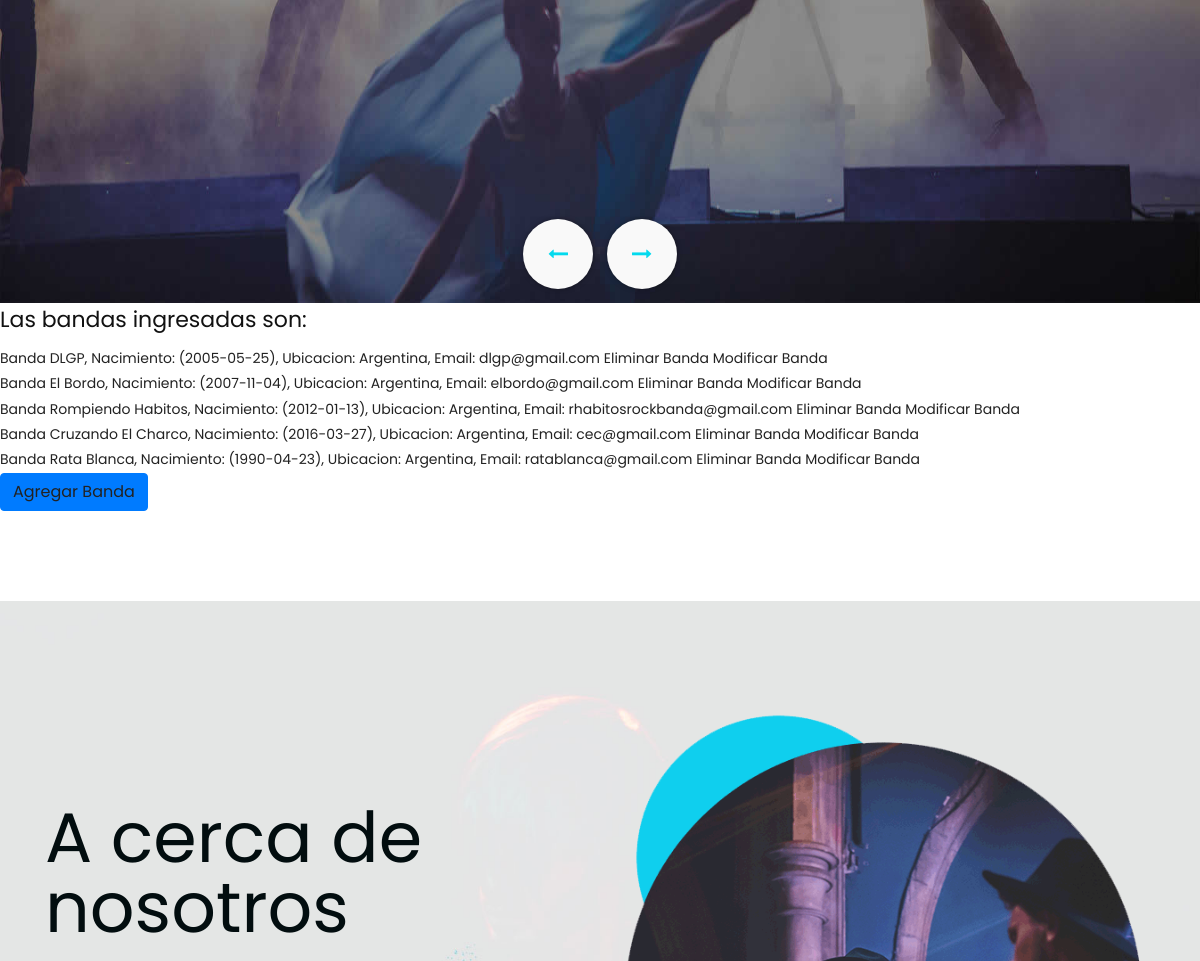
Before: /bandas/ (signed in, middle part) with the older database file.
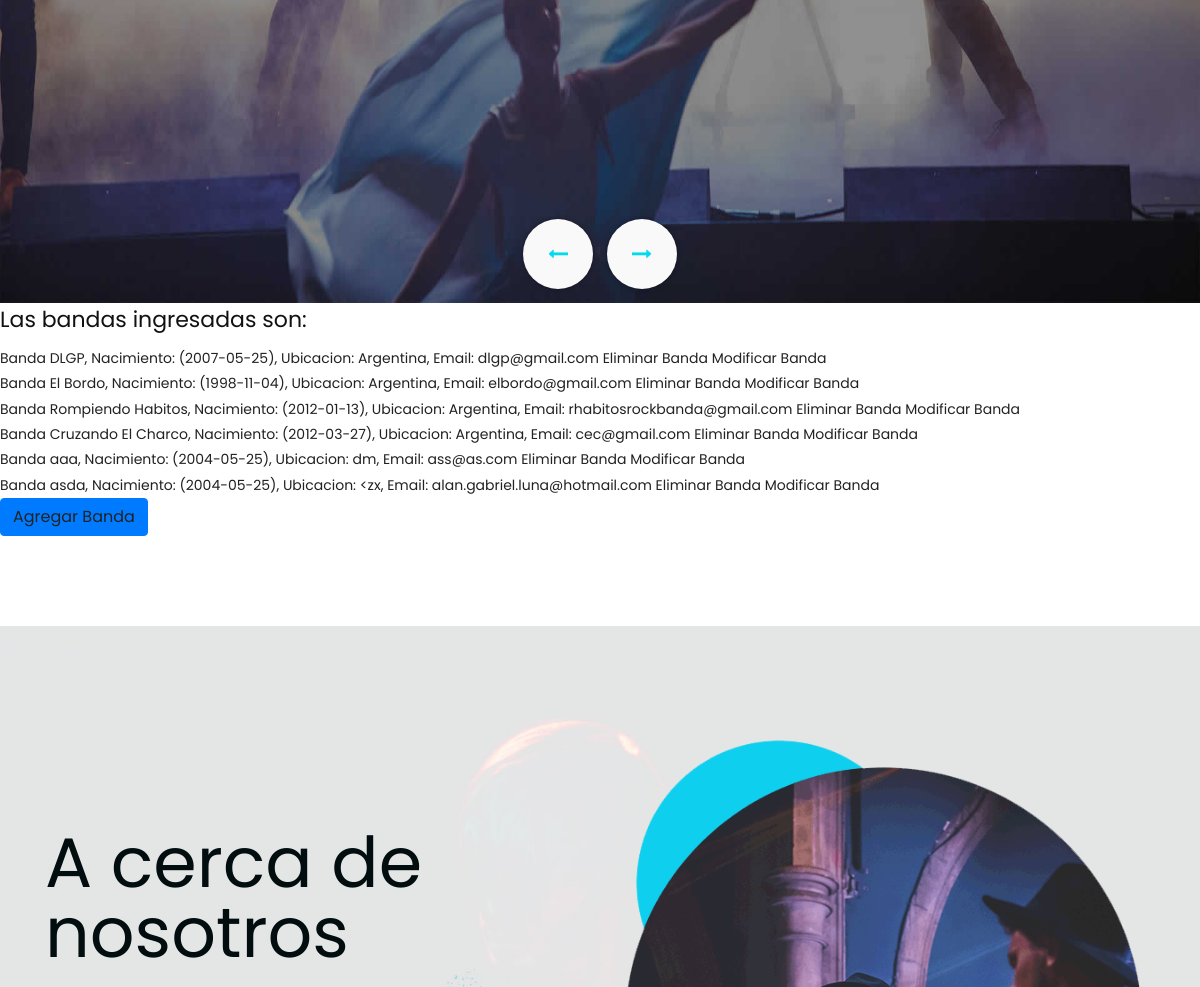
After: the same page with the newer database file.
### AppMusic/models.py (models this page shows)
class Banda(Model):
    Nombre_banda = CharField(max_length=40)
    nacimiento_banda = DateField()
    ubicacion = CharField(max_length=30)
    email = EmailField()
    def __str__(self):
        return f'Banda {self.Nombre_banda}, Nacimiento: ({self.nacimiento_banda}), Ubicacion: {self.ubicacion}, Email: {self.email}'

### AppMusic/views.py (the view)
# urls.py: path('bandas/', BandaListView.as_view(), name = 'bandas'),
class BandaListView(LoginRequiredMixin, ListView):
    model= Banda
    template_name = 'AppMusic/bandas.html'
    context_object_name = 'bandas'

### template/AppMusic/bandas.html (shortened to what this page needs)
{% extends 'AppMusic/padre.html' %}
{% load static %}
{% block contenidoquecambia %}
<h2>Las bandas ingresadas son: </h2>
    {% for banda in bandas %}
      <a href="{% url 'banda_view' banda.id %}">{{ banda }} </a>
      <a href="{% url 'banda_delete' banda.id %}"> Eliminar Banda</a>
      <a href="{% url 'banda_update' banda.id %}"> Modificar Banda</a>
    <br>
          {% endfor %}
<li class="btn btn-primary"> <a href="{% url 'banda_formulario' %}">Agregar Banda</a> </li>
         {% endblock %}

### template/AppMusic/padre.html (shortened to what this page needs)
<!DOCTYPE html>
<html lang="en">
<head>
    {% load static %}
  <link rel="stylesheet" href="{% static 'AppMusic/css/bootstrap.min.css' %}">
  <link rel="stylesheet" href="{% static 'AppMusic/css/style.css' %}">
  <link rel="stylesheet" href="{% static 'AppMusic//css/responsive.css' %}">
  <link rel="stylesheet" href="{% static 'AppMusic/css/jquery.mCustomScrollbar.min.css' %}">
  <link rel="stylesheet" href="https://netdna.bootstrapcdn.com/font-awesome/4.0.3/css/font-awesome.css">
  <link rel="stylesheet" href="https://cdnjs.cloudflare.com/ajax/libs/fancybox/2.1.5/jquery.fancybox.min.css" media="screen">
</head>
<body class="main-layout">
  <header>
    <div class="header-top">
     <section class="slider_section">
      <div id="myCarousel" class="carousel slide" data-ride="carousel">
        <div class="carousel-inner">
          <div class="carousel-item active">
            <div class="container">
              <div class="carousel-caption">
              </div>
            </div>
          </div>
        </div>
      <a class="carousel-control-prev" href="#myCarousel" role="button" data-slide="prev">
    <i class="fa fa-long-arrow-left" aria-hidden="true"></i>
    </a>
    <a class="carousel-control-next" href="#myCarousel" role="button" data-slide="next">
        <i class="fa fa-long-arrow-right" aria-hidden="true"></i>
    </a>
   </div>
</section>
</div>
                            {% block contenidoquecambia %}
                            {% endblock %}
</header>
<div id="about" class="about">
  <div class="container">
    <div class="row display_boxflex">
      <div class="col-xl-6 col-lg-6 col-md-6 col-sm-12">
        <div class="about-box">
          <h2>A cerca de nosotros</h2>
          <p>Buscamos crear un sitio web donde bandas de musica tengan su espacio para publicar sus trabajos.
          </p>
        </div>
      </div>
      <div class="col-xl-6 col-lg-6 col-md-6 col-sm-12">
        <div class="about-box">
          <figure><img src="{% static 'AppMusic/images/about.png' %}" alt="#" /></figure>
        </div>
      </div>
    </div>
  </div>
</div>
</body>
</html>

### AppMusic/static/AppMusic/css/style.css (style rules this page uses)
* { box-sizing: border-box !important; }
html { scroll-behavior: smooth; }
body { color: #666666; font-size: 14px; font-family: 'Poppins', sans-serif; line-height: 1.80857; font-weight: normal; overflow-x: hidden; }
a { color: #1f1f1f; text-decoration: none !important; outline: none !important; -webkit-transition: all .3s ease-in-out; -moz-transition: all .3s ease-in-out; -ms-transition: all .3s ease-in-out; -o-transition: all .3s ease-in-out; transition: all .3s ease-in-out; }
h1, h2, h3, h4, h5, h6 { letter-spacing: 0; font-weight: normal; position: relative; padding: 0 0 10px 0; font-weight: normal; line-height: normal; color: #111111; margin: 0 }
h2 { font-size: 22px }
*, *::after, *::before { -webkit-box-sizing: border-box; -moz-box-sizing: border-box; box-sizing: border-box; }
ul, li, ol { margin: 0px; padding: 0px; list-style: none; }
p { margin: 0px; font-weight: 300; font-size: 15px; line-height: 24px; }
a { color: #222222; text-decoration: none; outline: none !important; }
a, .btn { text-decoration: none !important; outline: none !important; -webkit-transition: all .3s ease-in-out; -moz-transition: all .3s ease-in-out; -ms-transition: all .3s ease-in-out; -o-transition: all .3s ease-in-out; transition: all .3s ease-in-out; }
img { max-width: 100%; height: auto; }
.header-top { background:url(../images/banner2.jpg); background-size: 100% 100%; background-repeat: no-repeat; padding-bottom: 50px; min-height: 980px; }
.slider_section { padding-top: 268px; }
.carousel-caption { position: inherit; }
.carousel-control-prev i { background: #f9f9f9; color: #03daee; width: 70px; height: 70px; font-size: 20px; display: flex; justify-content: center; align-items: center; border-radius: 40px; box-shadow: #000 0px 0px 7px -3px; }
.carousel-control-next i { background: #f9f9f9; color: #03daee; width: 70px; font-size: 20px; height: 70px; display: flex; justify-content: center; align-items: center; border-radius: 40px; box-shadow: #000 0px 0px 7px -3px; }
.carousel-control-next, .carousel-control-prev { bottom: -63%; top: inherit; z-index: 999; opacity: 1; }
.carousel-control-prev { left: 40%; }
.carousel-control-next { right: 40%; }
.about { background:url(../images/about_bg.jpg); background-repeat: no-repeat; background-size: cover; background-position: center; padding: 110px 0; margin-top: 90px; }
.display_boxflex { display: flex; align-items: center; flex-wrap: wrap; }
.about .about-box { text-align: left; }
.about .about-box h2 { padding: 0; color: #020d0f; line-height: 70px; font-size: 70px; }
.about .about-box p { font-size: 17px; line-height: 28px; color: #000; padding: 35px 0px; }
.about .about-box figure { margin: 0; }
.about .about-box figure img { width: 100%; }

### AppMusic/static/AppMusic/css/responsive.css (style rules this page uses)
@media (min-width: 1200px) and (max-width: 1500px) { .carousel-control-next { right: 39%; } }
@media (min-width: 1200px) and (max-width: 1500px) { .carousel-control-prev { left:39%; } }

Changed rows visible on the page:
removed Banda: Nombre_banda+nacimiento_banda+ubicacion "Banda Rata Blanca, Nacimiento: (1990-04-23), Ubicacion: Argentina, Email: ratablanca@gmail.com"
changed Banda: Nombre_banda+nacimiento_banda+ubicacion "Banda DLGP, Nacimiento: (2005-05-25), Ubicacion: Argentina, Email: dlgp@gmail.com" → "Banda DLGP, Nacimiento: (2007-05-25), Ubicacion: Argentina, Email: dlgp@gmail.com"
changed Banda: Nombre_banda+nacimiento_banda+ubicacion "Banda El Bordo, Nacimiento: (2007-11-04), Ubicacion: Argentina, Email: elbordo@gmail.com" → "Banda El Bordo, Nacimiento: (1998-11-04), Ubicacion: Argentina, Email: elbordo@gmail.com"
changed Banda: Nombre_banda+nacimiento_banda+ubicacion "Banda Cruzando El Charco, Nacimiento: (2016-03-27), Ubicacion: Argentina, Email: cec@gmail.com" → "Banda Cruzando El Charco, Nacimiento: (2012-03-27), Ubicacion: Argentina, Email: cec@gmail.com"
added Banda: Nombre_banda+nacimiento_banda+ubicacion "Banda aaa, Nacimiento: (2004-05-25), Ubicacion: dm, Email: ass@as.com"
added Banda: Nombre_banda+nacimiento_banda+ubicacion "Banda asda, Nacimiento: (2004-05-25), Ubicacion: <zx, Email: alan.gabriel.luna@hotmail.com"
